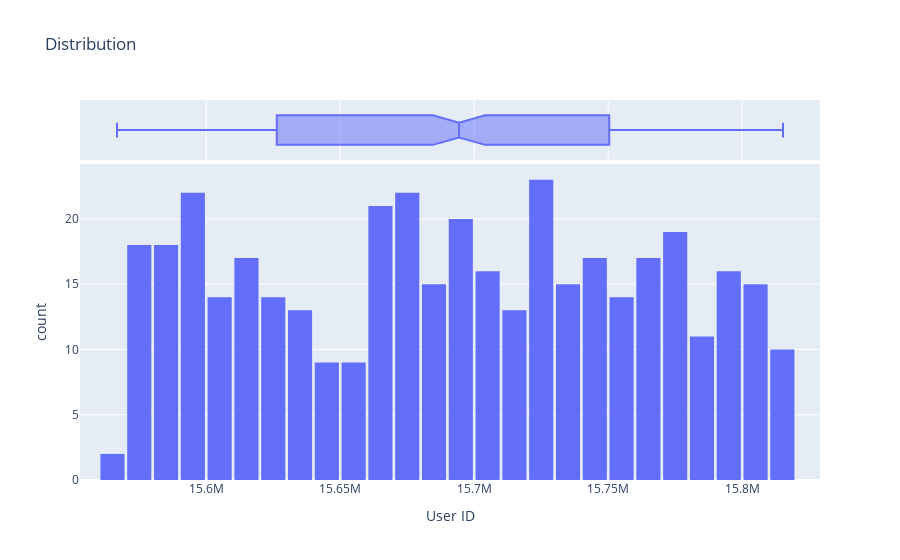
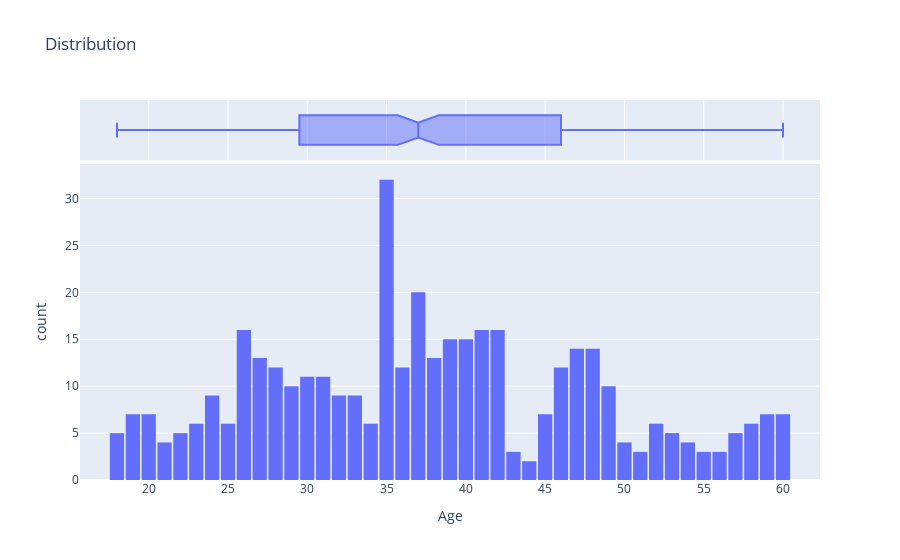
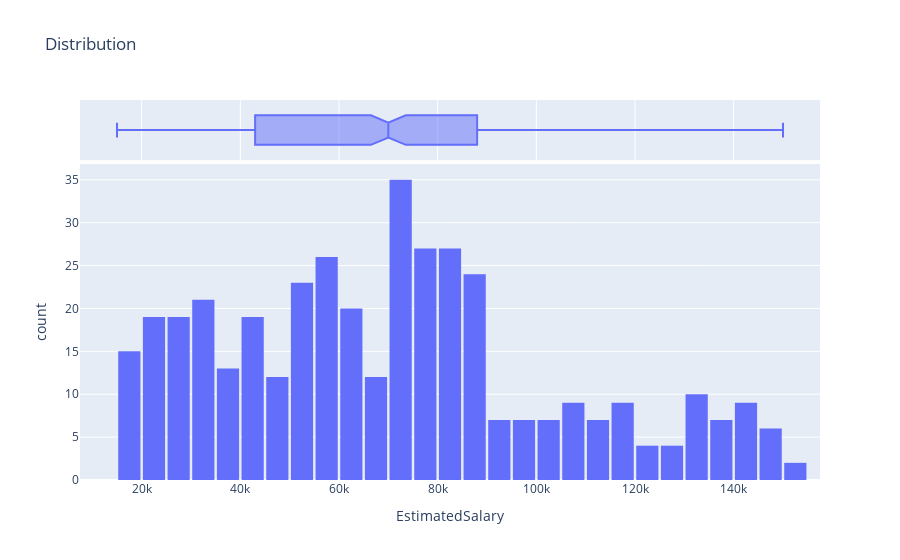
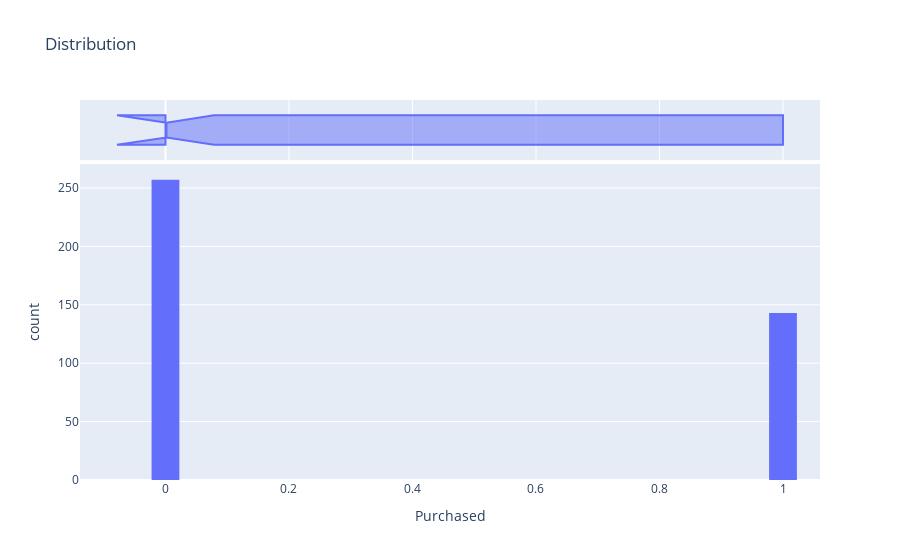

Here is the notebook cell these charts were saved with, in order:
### Code cell
for i in Numerik :
    fig = px.histogram(df,
                x=df[i],
                 marginal='box',
                 nbins=47,
                 title = 'Distribution')
    fig.update_layout(bargap=0.1)
    fig.show()

### Figure 1 — Plotly figure (JSON) as saved in the notebook; plotly's stock layout.template omitted (floating-point values rounded to 4 significant figures; data arrays with more than 128 entries replaced by an {"elided": "..."} marker saying what was removed)
{"data": [{"alignmentgroup": "True", "bingroup": "x", "hovertemplate": "User ID=%{x}<br>count=%{y}<extra></extra>", "legendgroup": "", "marker": {"color": "#636efa", "pattern": {"shape": ""}}, "name": "", "nbinsx": 47, "offsetgroup": "", "orientation": "v", "showlegend": false, "type": "histogram", "x": {"elided": "400 int values"}, "xaxis": "x", "yaxis": "y"}, {"alignmentgroup": "True", "hovertemplate": "User ID=%{x}<extra></extra>", "legendgroup": "", "marker": {"color": "#636efa"}, "name": "", "notched": true, "offsetgroup": "", "showlegend": false, "type": "box", "x": {"elided": "400 int values"}, "xaxis": "x2", "yaxis": "y2"}], "layout": {"autosize": true, "bargap": 0.1, "barmode": "relative", "legend": {"tracegroupgap": 0}, "title": {"text": "Distribution"}, "xaxis": {"anchor": "y", "autorange": true, "domain": [0, 1], "range": [15550000.0, 15830000.0], "title": {"text": "User ID"}, "type": "linear"}, "xaxis2": {"anchor": "y2", "autorange": true, "domain": [0, 1], "matches": "x", "range": [15550000.0, 15830000.0], "showgrid": true, "showticklabels": false, "type": "linear"}, "yaxis": {"anchor": "x", "autorange": true, "domain": [0, 0.8316], "range": [0, 24.21], "title": {"text": "count"}}, "yaxis2": {"anchor": "x2", "autorange": true, "domain": [0.8416, 1], "matches": "y2", "range": [-0.5, 0.5], "showgrid": false, "showline": false, "showticklabels": false, "ticks": "", "type": "category"}}}

### Figure 2 — Plotly figure (JSON) as saved in the notebook; plotly's stock layout.template omitted (floating-point values rounded to 4 significant figures; data arrays with more than 128 entries replaced by an {"elided": "..."} marker saying what was removed)
{"data": [{"alignmentgroup": "True", "bingroup": "x", "hovertemplate": "Age=%{x}<br>count=%{y}<extra></extra>", "legendgroup": "", "marker": {"color": "#636efa", "pattern": {"shape": ""}}, "name": "", "nbinsx": 47, "offsetgroup": "", "orientation": "v", "showlegend": false, "type": "histogram", "x": {"elided": "400 int values"}, "xaxis": "x", "yaxis": "y"}, {"alignmentgroup": "True", "hovertemplate": "Age=%{x}<extra></extra>", "legendgroup": "", "marker": {"color": "#636efa"}, "name": "", "notched": true, "offsetgroup": "", "showlegend": false, "type": "box", "x": {"elided": "400 int values"}, "xaxis": "x2", "yaxis": "y2"}], "layout": {"autosize": true, "bargap": 0.1, "barmode": "relative", "legend": {"tracegroupgap": 0}, "title": {"text": "Distribution"}, "xaxis": {"anchor": "y", "autorange": true, "domain": [0, 1], "range": [15.67, 62.33], "title": {"text": "Age"}, "type": "linear"}, "xaxis2": {"anchor": "y2", "autorange": true, "domain": [0, 1], "matches": "x", "range": [15.67, 62.33], "showgrid": true, "showticklabels": false, "type": "linear"}, "yaxis": {"anchor": "x", "autorange": true, "domain": [0, 0.8316], "range": [0, 33.68], "title": {"text": "count"}}, "yaxis2": {"anchor": "x2", "autorange": true, "domain": [0.8416, 1], "matches": "y2", "range": [-0.5, 0.5], "showgrid": false, "showline": false, "showticklabels": false, "ticks": "", "type": "category"}}}

### Figure 3 — Plotly figure (JSON) as saved in the notebook; plotly's stock layout.template omitted (floating-point values rounded to 4 significant figures; data arrays with more than 128 entries replaced by an {"elided": "..."} marker saying what was removed)
{"data": [{"alignmentgroup": "True", "bingroup": "x", "hovertemplate": "EstimatedSalary=%{x}<br>count=%{y}<extra></extra>", "legendgroup": "", "marker": {"color": "#636efa", "pattern": {"shape": ""}}, "name": "", "nbinsx": 47, "offsetgroup": "", "orientation": "v", "showlegend": false, "type": "histogram", "x": {"elided": "400 int values"}, "xaxis": "x", "yaxis": "y"}, {"alignmentgroup": "True", "hovertemplate": "EstimatedSalary=%{x}<extra></extra>", "legendgroup": "", "marker": {"color": "#636efa"}, "name": "", "notched": true, "offsetgroup": "", "showlegend": false, "type": "box", "x": {"elided": "400 int values"}, "xaxis": "x2", "yaxis": "y2"}], "layout": {"autosize": true, "bargap": 0.1, "barmode": "relative", "legend": {"tracegroupgap": 0}, "title": {"text": "Distribution"}, "xaxis": {"anchor": "y", "autorange": true, "domain": [0, 1], "range": [7500, 157500], "title": {"text": "EstimatedSalary"}, "type": "linear"}, "xaxis2": {"anchor": "y2", "autorange": true, "domain": [0, 1], "matches": "x", "range": [7500, 157500], "showgrid": true, "showticklabels": false, "type": "linear"}, "yaxis": {"anchor": "x", "autorange": true, "domain": [0, 0.8316], "range": [0, 36.84], "title": {"text": "count"}}, "yaxis2": {"anchor": "x2", "autorange": true, "domain": [0.8416, 1], "matches": "y2", "range": [-0.5, 0.5], "showgrid": false, "showline": false, "showticklabels": false, "ticks": "", "type": "category"}}}

### Figure 4 — Plotly figure (JSON) as saved in the notebook; plotly's stock layout.template omitted (floating-point values rounded to 4 significant figures; data arrays with more than 128 entries replaced by an {"elided": "..."} marker saying what was removed)
{"data": [{"alignmentgroup": "True", "bingroup": "x", "hovertemplate": "Purchased=%{x}<br>count=%{y}<extra></extra>", "legendgroup": "", "marker": {"color": "#636efa", "pattern": {"shape": ""}}, "name": "", "nbinsx": 47, "offsetgroup": "", "orientation": "v", "showlegend": false, "type": "histogram", "x": {"elided": "400 int values"}, "xaxis": "x", "yaxis": "y"}, {"alignmentgroup": "True", "hovertemplate": "Purchased=%{x}<extra></extra>", "legendgroup": "", "marker": {"color": "#636efa"}, "name": "", "notched": true, "offsetgroup": "", "showlegend": false, "type": "box", "x": {"elided": "400 int values"}, "xaxis": "x2", "yaxis": "y2"}], "layout": {"autosize": true, "bargap": 0.1, "barmode": "relative", "legend": {"tracegroupgap": 0}, "title": {"text": "Distribution"}, "xaxis": {"anchor": "y", "autorange": true, "domain": [0, 1], "range": [-0.1384, 1.06], "title": {"text": "Purchased"}, "type": "linear"}, "xaxis2": {"anchor": "y2", "autorange": true, "domain": [0, 1], "matches": "x", "range": [-0.1384, 1.06], "showgrid": true, "showticklabels": false, "type": "linear"}, "yaxis": {"anchor": "x", "autorange": true, "domain": [0, 0.8316], "range": [0, 270.5], "title": {"text": "count"}}, "yaxis2": {"anchor": "x2", "autorange": true, "domain": [0.8416, 1], "matches": "y2", "range": [-0.5, 0.5], "showgrid": false, "showline": false, "showticklabels": false, "ticks": "", "type": "category"}}}
